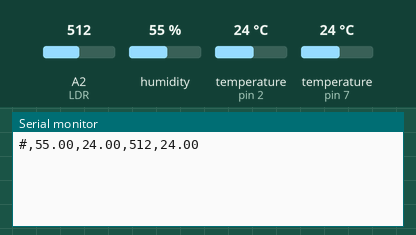
Simulated run of this sketch. Board: Arduino Uno, built with avr-gcc and run on an emulated ATmega328P. On the bench: the last lines printed to the serial monitor. Inputs (shaded band) come from the test bench; at power-on: humidity 55 %, temperature (sensors on pin 2, pin 7) 24 °C, A2 (LDR) = 512.

Above: at 4.5 s.
4.6 s: humidity set to 22 %
At 5.6 s:
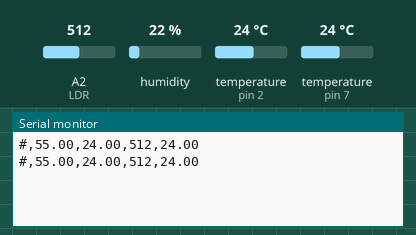
7.8 s: temperature (sensor on pin 2) set to 12 °C
At 10.6 s:
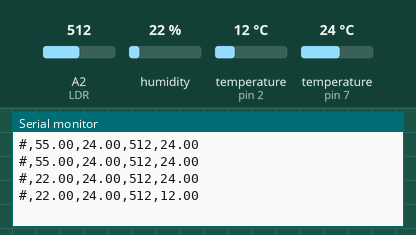
11.0 s: A2 (LDR) set to 716
At 12.5 s:
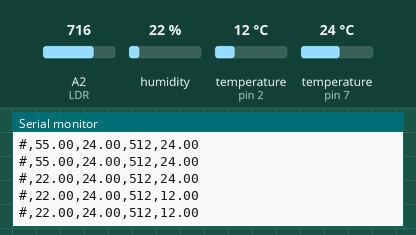
14.2 s: temperature (sensor on pin 7) set to 12 °C
At 16.2 s:
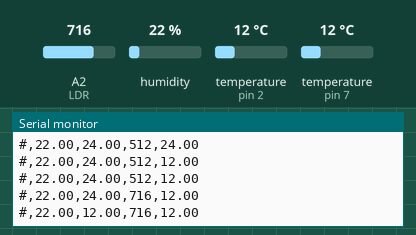
17.4 s: temperature (sensor on pin 2) set to 19 °C
At 19.3 s:
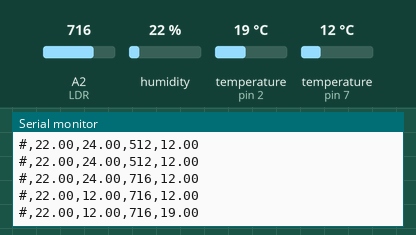
20.6 s: A2 (LDR) set to 992
At 20.6 s:
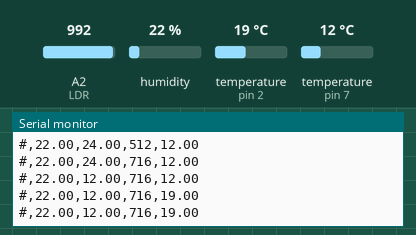
Timing chart, 0 to 23.6 s (numbered marks = the images above; inputs shaded):
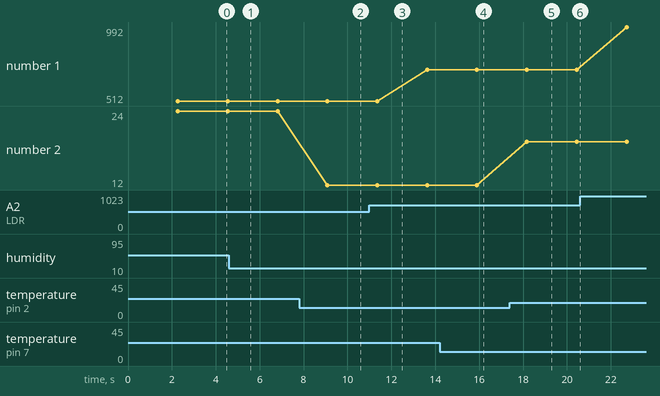

Measured:
- after the input at 7.8 s, the serial monitor: prints a new line after 1.3 s (image 2)
- after the input at 14.2 s, the serial monitor: prints a new line after 1.7 s (image 4)
- after the input at 17.4 s, the serial monitor: prints a new line after 0.77 s (image 5)
- plotted number 1: 512 → 716 after the input at 11.0 s, 716 → 992 after the input at 20.6 s
- plotted number 2: 24 → 12 after the input at 7.8 s, 12 → 19 after the input at 17.4 s

The sketch:

ponics_sensors.ino
```cpp
#include <OneWire.h>
#include <DallasTemperature.h>
#include <DHT.h>

//Constants
#define ONE_WIRE_BUS 2
#define DHTPIN 7     // what pin we're connected to
#define DHTTYPE DHT22   // DHT 22  (AM2302)
const int LDR = A2;
DHT dht(DHTPIN, DHTTYPE); //// Initialize DHT sensor for normal 16mhz Arduino
// Data wire is plugged into pin 2 on the Arduino

// Setup a oneWire instance to communicate with any OneWire devices
// (not just Maxim/Dallas temperature ICs)
OneWire oneWire(ONE_WIRE_BUS);


// Pass our oneWire reference to Dallas Temperature.
DallasTemperature sensors(&oneWire);

//Variables
int chk;
float hum;  //Stores humidity value
float temp; //Stores temperature value


int input_val = 0;

void setup()
{
  Serial.begin(9600);
  dht.begin();
   // Start up the library
  sensors.begin();
}

void loop()
{
    delay(1500);
    //Read data and store it to variables hum and temp
    hum = dht.readHumidity();
    temp= dht.readTemperature();
     input_val = analogRead(LDR);
    sensors.requestTemperatures(); // Send the command to get temperatures


    //Print temp and humidity values to serial monitor
    Serial.print("#,");
    Serial.print(hum);
    Serial.print(",");
    Serial.print(temp);
    Serial.print(",");
    Serial.print(input_val);
    Serial.print(",");
    Serial.println(sensors.getTempCByIndex(0)); // Why "byIndex"
    //Serial.print(",");
    //delay(2000); //Delay 2 sec.
}
```
